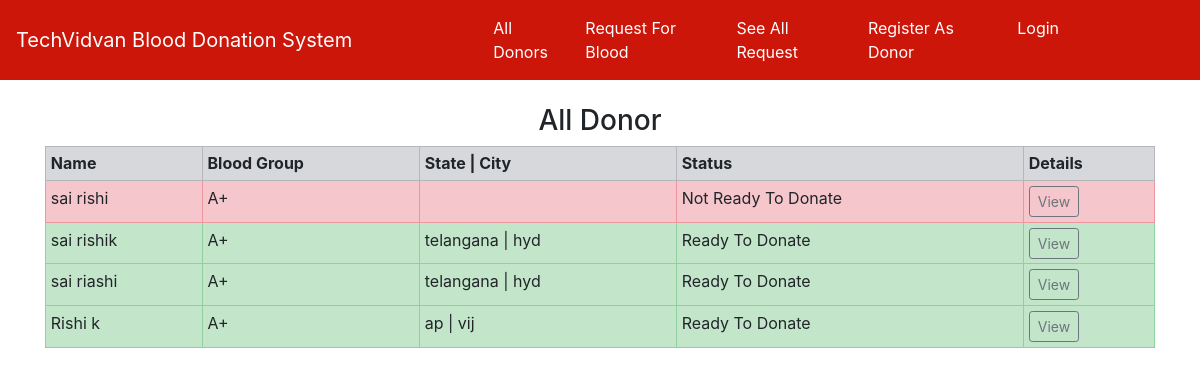
The page /donors_list/1/ on the database its author committed.
### home/models.py (models this page shows, shortened)
class Donor(models.Model):
    donor = models.OneToOneField(User, on_delete=models.CASCADE, blank=True, null=True)
    date_of_birth = models.CharField(max_length=100)
    phone = models.CharField(max_length=10)
    city = models.CharField(max_length=100)
    state = models.CharField(max_length=100)
    address = models.TextField(max_length=500, default="")
    blood_group = models.ForeignKey(BloodGroup, on_delete=models.CASCADE)
    gender = models.CharField(max_length=10)
    image = models.ImageField(upload_to="")
    ready_to_donate = models.BooleanField(default=True)

class BloodGroup(models.Model):
    name = models.CharField(max_length=5)
    def __str__(self):
        return self.name

### home/views.py (the view)
# urls.py: path("donors_list/<int:myid>/", views.donors_list, name="donors_list"),
def donors_list(request, myid):
    blood_groups = BloodGroup.objects.filter(id=myid).first()
    donor = Donor.objects.filter(blood_group=blood_groups)
    return render(request, "donors_list.html", {'donor':donor})

### home/templates/donors_list.html (shortened to what this page needs)
{% extends 'base.html' %}
{% block body %}
<div class="container">
{% if donor %}
<h3 class="text-center">All Donor</h3>
<table class="table table-sm table-bordered">
  <tr class="table-secondary">
    <th>Name</th>
    <th>Blood Group</th>
    <th>State | City</th>
    <th>Status</th>
    <th>Details</th>
  </tr>
  {% for i in donor %}
    {% if i.ready_to_donate %}
      <tr class="table-success">
        <td>{{i.donor.get_full_name}}</td>
        <td>{{i.blood_group}}</td>
        <td>{{i.state}} | {{i.city}}</td>
        <td>Ready To Donate</td>
        <td><a href="/donors_details/{{i.id}}/" class="btn btn-sm btn-outline-secondary">View</a></td>
      </tr>
    {% else %}
      <tr class="table-danger">
        <td>{{i.donor.get_full_name}}</td>
        <td>{{i.blood_group}}</td>
        <td>{{i.last_donate}}</td>
        <td>Not Ready To Donate</td>
        <td><a href="" class="btn btn-sm btn-outline-secondary">View</a></td>
      </tr>
    {% endif %}
  {% endfor %}
</table>
{% else %}
<h2>No Donor Available</h2>
{% endif %}
</div>
{% endblock %}

### rows shown on the page
Donor: donor.get_full_name "sai rishi", blood_group "A+"
Donor: donor.get_full_name "sai rishik", blood_group "A+", state "telangana", city "hyd"
Donor: donor.get_full_name "sai riashi", blood_group "A+", state "telangana", city "hyd"
Donor: donor.get_full_name "Rishi k", blood_group "A+", state "ap", city "vij"
